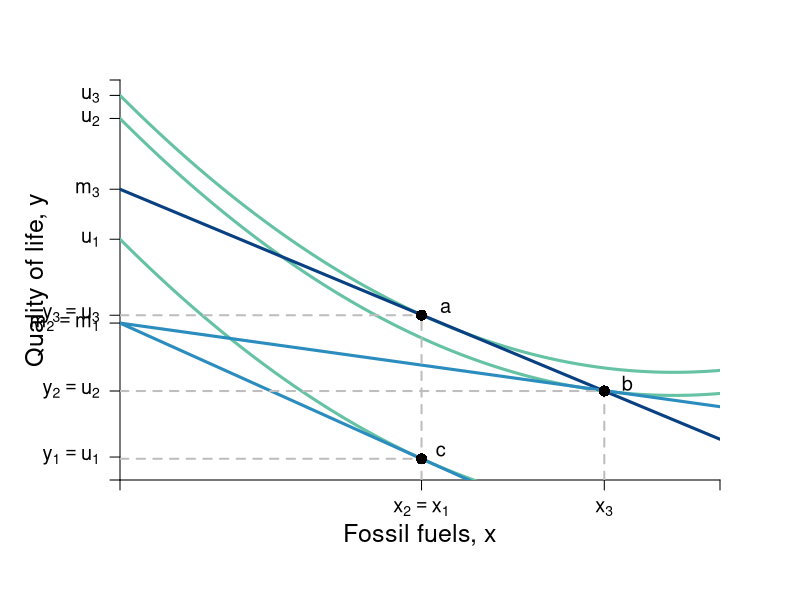

Write the R code that produced this figure.
require(shape)
pdf(file = "indmarketdemand/carbon_tax.pdf", width = 9, height = 7)

#Set parameters for graphics
axislabelsize <- 1.5
labelsize <- 1.2
graphlinewidth <- 3
segmentlinewidth <- 2

COL <- c("#7fc97f", "#beaed4", "#fdc086", "#ffff99", "#386cb0", "#f0027f", "#bf5b17", "#666666")
COLA <- c("#e0f3db", "#99d8c9","#66c2a4","#41ae76", "#238b45", "#005824")
COLB <- c("#c6dbef", "#4eb3d3", "#2b8cbe", "#0868ac","#084081")
COLC <- c("#fcfbfd", "#efedf5", "#dadaeb", "#bcbddc", "#9e9ac8", "#807dba", "#6a51a3", "#54278f", "#3f007d")

par(mar =  c(6, 6, 4, 4))
mrsA <- function(x, rmax = 10, xmax = 20) {
  rmax - (rmax/xmax)*x
}


uA <- function(x, y, rmax = 3, xmax = 12) {
  y - rmax*x + (1/2)*(rmax/xmax)*x^2
}

indiffA1 <- function(x, uA = 10, rmax = 2.5, xmax = 10) {
  uA - rmax*x + (1/2)*(rmax/xmax)*(x^2)
}

offerCurve <- function(x, w, rmax = 2, xmax = 12) {
  w - rmax*x + (rmax/xmax)*x^2
}

bcA <- function(x, w, p) {
  w - p*x
}




xlims <- c(0, 13)
ylims <- c(0, 26)

npts <- 501 
x <- seq(xlims[1], xlims[2], length.out = npts)
y <- seq(ylims[1], ylims[2], length.out = npts) 
#a <- c(13, 16.75, 19.25)
a <- c(25.65, 23.5, 15)

plot(0, 0, xlim = xlims, ylim = ylims, type = "n",
     xlab = expression(paste("")),
     ylab = expression(paste("")), 
     xaxt = "n", 
     yaxt = "n", 
     cex.lab = axislabelsize, 
     bty = "n",
     xaxs="i", 
     yaxs="i")

# ticksy <- seq(from = ylims[1], to = ylims[2], by = 1)
# ylabels <- seq(from = ylims[1], to = ylims[2], by = 1)
# ticksx <- seq(from = xlims[1], to = xlims[2], by = 1)
# xlabels <- seq(from = xlims[1], to = xlims[2], by = 1)
ticksy <- c(0, 1.492, 5.784, 10.2, 10.709, 15.65, 18.9, 23.5, 25, ylims[2])
ylabels <- c(NA, expression(paste(y[1] == u[1])), expression(paste(y[2] == u[2])), expression(paste(m[2] == m[1])), expression(paste(y[3] == u[3])), expression(paste(u[1])), expression(paste(m[3])), expression(paste(u[2])), expression(paste(u[3])), NA)
ticksx <- c(0, 6.533, 10.493, xlims[2])
xlabels <- c(NA, expression(paste(x[2] == x[1])), expression(paste(x[3])), NA)




axis(1, at = ticksx, pos = 0, labels = xlabels, cex.axis = labelsize)
axis(2, at = ticksy, pos = 0, labels = ylabels, las = 1, cex.axis = labelsize)

npts <- 500 
xx1 <- seq(xlims[1], xlims[2], length.out = npts)


lines(xx1, uA(xx1, y = 15.65), col = COLA[3], lwd = graphlinewidth)
lines(xx1, uA(xx1, y = 23.5), col = COLA[3], lwd = graphlinewidth)
lines(xx1, uA(xx1, y = 25), col = COLA[3], lwd = graphlinewidth)

#lines(xx1, bcA(xx1, w = 10, p = 1.5), col = COLB[3], lwd = graphlinewidth)
lines(xx1, bcA(xx1, w = 18.9, p = 1.25), col = COLB[5], lwd = graphlinewidth)
lines(xx1, bcA(xx1, w = 10.2, p = 1.35), col = COLB[3], lwd = graphlinewidth)
lines(xx1, bcA(xx1, w = 10.2, p = 0.418), col = COLB[3], lwd = graphlinewidth)


#Label the axes
mtext(expression(paste("Fossil fuels, ", x)), side=1, line = 2.5, cex = axislabelsize)
text(-1.8, 0.5*ylims[2], expression(paste("Quality of life, ", y)), xpd = TRUE, cex = axislabelsize, srt = 90) 

#Label the indifference curves
#text(11.8, 1.3, expression(u[1]), cex = labelsize)


#Label the price lines
#text(8, 1.7, expression(paste(bc[1])))


#Add the contour plot for the indifference curves
#contour(x, y, 
#        outer(x, y, uA),
#        drawlabels = FALSE,
#        col = COLA[3],
#        lwd = graphlinewidth,
#        levels = a, 
#        xaxs="i", 
#        yaxs="i", 
#        add = TRUE)

#Segments for points on Offer curve
segments(0, 10.709, 6.553, 10.709, lty = 2, col = "gray" , lwd = segmentlinewidth)
segments(6.533, 0, 6.533, 10.709, lty = 2, col = "gray" , lwd = segmentlinewidth)
segments(0, 1.38, 6.553, 1.38, lty = 2, col = "gray" , lwd = segmentlinewidth)
segments(10.493, 0, 10.493, 5.784, lty = 2, col = "gray" , lwd = segmentlinewidth)
segments(0, 5.784, 10.493, 5.784, lty = 2, col = "gray" , lwd = segmentlinewidth)
#segments(10.5, 0, 10.5, 7.375, lty = 2, col = "gray" , lwd = segmentlinewidth)

#Annotate points on offer curve mrs = p for each of p = 1, 0.5, 0.25
#Where mrs = 2 - (1/6)*x
points(6.533, 10.709, pch = 16, col = "black", cex = 1.5)
points(10.493, 5.784, pch = 16, col = "black", cex = 1.5)
points(6.533, 1.38, pch = 16, col = "black", cex = 1.5)

text(6.553 + .5, 10.709 + .5, expression(paste(a)), cex = labelsize)
text(10.493 + .5, 5.784 + .5, expression(paste(b)), cex = labelsize)
text(6.45  + .5, 1.38 + .5, expression(paste(c)), cex = labelsize)

dev.off()
